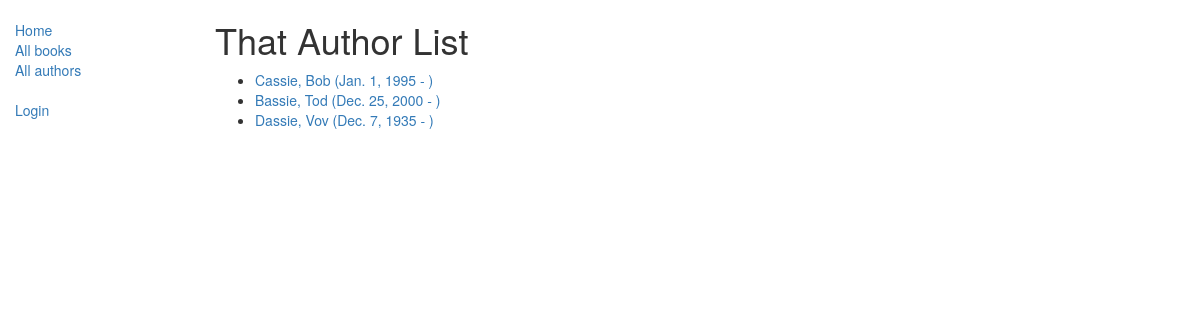
Screenshot of /catalog/authors/ with the database file from the repository.
### catalog/models.py (models this page shows)
class Author(models.Model):
    first_name = models.CharField(max_length=100)
    last_name = models.CharField(max_length=100)
    date_of_birth = models.DateField(null=True, blank=True)
    date_of_death = models.DateField('died', null=True, blank=True)
    class Meta:
        ordering = ['first_name', 'last_name']
    def get_absolute_url(self):
        return reverse('author-detail', args=[str(self.id)])
    def __str__(self):
        return '%s, %s' % (self.last_name, self.first_name)

### catalog/views.py (the view)
class AuthorListView(generic.ListView):
    model = Author
    paginate_by = 10

### catalog/templates/catalog/author_list.html
{% extends "base_generic.html" %}
{% block content %}
<h1>That Author List</h1>
{% if author_list %}
  <ul>
  {% for author in author_list %}
    <li>
      <a href="{{ author.get_absolute_url }}">
      {{ author }} ({{author.date_of_birth}} - {% if author.date_of_death %}{{author.date_of_death}}{% endif %})
      </a>
    </li>
  {% endfor %}
 </ul>
{% else %}
  <p>There are no authors available.</p>
{% endif %}
{% endblock %}

### rows the page displays
Author: last_name+first_name "Cassie, Bob", date_of_birth "Jan. 1, 1995"
Author: last_name+first_name "Bassie, Tod", date_of_birth "Dec. 25, 2000"
Author: last_name+first_name "Dassie, Vov", date_of_birth "Dec. 7, 1935"
